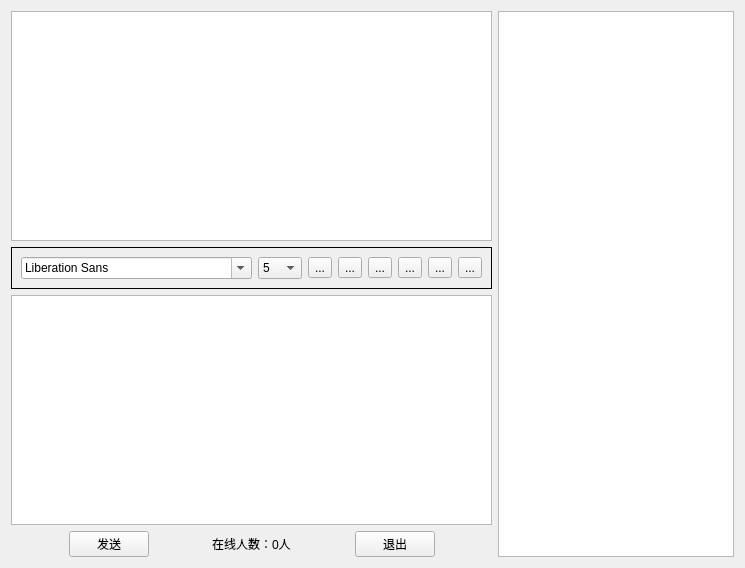
<?xml version="1.0" encoding="UTF-8"?>
<ui version="4.0">
 <class>Widget</class>
 <widget class="QWidget" name="Widget">
  <property name="geometry">
   <rect>
    <x>0</x>
    <y>0</y>
    <width>745</width>
    <height>568</height>
   </rect>
  </property>
  <property name="windowTitle">
   <string>Widget</string>
  </property>
  <layout class="QHBoxLayout" name="horizontalLayout_3">
   <item>
    <layout class="QVBoxLayout" name="verticalLayout">
     <item>
      <widget class="QTextBrowser" name="text_browser"/>
     </item>
     <item>
      <widget class="QFrame" name="">
       <property name="frameShape">
        <enum>QFrame::Box</enum>
       </property>
       <layout class="QHBoxLayout" name="horizontalLayout">
        <item>
         <widget class="QFontComboBox" name="font_combo_box"/>
        </item>
        <item>
         <widget class="QComboBox" name="combo_box_font_size">
          <item>
           <property name="text">
            <string>5</string>
           </property>
          </item>
          <item>
           <property name="text">
            <string>6</string>
           </property>
          </item>
          <item>
           <property name="text">
            <string>7</string>
           </property>
          </item>
          <item>
           <property name="text">
            <string>8</string>
           </property>
          </item>
          <item>
           <property name="text">
            <string>9</string>
           </property>
          </item>
          <item>
           <property name="text">
            <string>10</string>
           </property>
          </item>
          <item>
           <property name="text">
            <string>11</string>
           </property>
          </item>
          <item>
           <property name="text">
            <string>12</string>
           </property>
          </item>
         </widget>
        </item>
        <item>
         <widget class="QToolButton" name="button_bold">
          <property name="toolTip">
           <string>粗体</string>
          </property>
          <property name="text">
           <string>...</string>
          </property>
          <property name="icon">
           <iconset resource="images.qrc">
            <normaloff>:/images/editor-bold.png</normaloff>:/images/editor-bold.png</iconset>
          </property>
          <property name="checkable">
           <bool>true</bool>
          </property>
         </widget>
        </item>
        <item>
         <widget class="QToolButton" name="button_italic">
          <property name="toolTip">
           <string>倾斜</string>
          </property>
          <property name="text">
           <string>...</string>
          </property>
          <property name="icon">
           <iconset resource="images.qrc">
            <normaloff>:/images/editor-italic.png</normaloff>:/images/editor-italic.png</iconset>
          </property>
          <property name="checkable">
           <bool>true</bool>
          </property>
         </widget>
        </item>
        <item>
         <widget class="QToolButton" name="button_under_line">
          <property name="toolTip">
           <string>下划线</string>
          </property>
          <property name="text">
           <string>...</string>
          </property>
          <property name="icon">
           <iconset resource="images.qrc">
            <normaloff>:/images/editor-under-line.png</normaloff>:/images/editor-under-line.png</iconset>
          </property>
          <property name="checkable">
           <bool>true</bool>
          </property>
         </widget>
        </item>
        <item>
         <widget class="QToolButton" name="button_color">
          <property name="toolTip">
           <string>字体颜色</string>
          </property>
          <property name="text">
           <string>...</string>
          </property>
          <property name="icon">
           <iconset resource="images.qrc">
            <normaloff>:/images/color.png</normaloff>:/images/color.png</iconset>
          </property>
         </widget>
        </item>
        <item>
         <widget class="QToolButton" name="button_save">
          <property name="toolTip">
           <string>保存</string>
          </property>
          <property name="text">
           <string>...</string>
          </property>
          <property name="icon">
           <iconset resource="images.qrc">
            <normaloff>:/images/save.png</normaloff>:/images/save.png</iconset>
          </property>
         </widget>
        </item>
        <item>
         <widget class="QToolButton" name="button_clear">
          <property name="toolTip">
           <string>清空</string>
          </property>
          <property name="text">
           <string>...</string>
          </property>
          <property name="icon">
           <iconset resource="images.qrc">
            <normaloff>:/images/clear.png</normaloff>:/images/clear.png</iconset>
          </property>
         </widget>
        </item>
       </layout>
      </widget>
     </item>
     <item>
      <widget class="QTextEdit" name="textEdit"/>
     </item>
     <item>
      <layout class="QHBoxLayout" name="horizontalLayout_2">
       <item>
        <spacer name="horizontalSpacer">
         <property name="orientation">
          <enum>Qt::Horizontal</enum>
         </property>
         <property name="sizeHint" stdset="0">
          <size>
           <width>40</width>
           <height>20</height>
          </size>
         </property>
        </spacer>
       </item>
       <item>
        <widget class="QPushButton" name="button_send">
         <property name="text">
          <string>发送</string>
         </property>
        </widget>
       </item>
       <item>
        <spacer name="horizontalSpacer_4">
         <property name="orientation">
          <enum>Qt::Horizontal</enum>
         </property>
         <property name="sizeHint" stdset="0">
          <size>
           <width>40</width>
           <height>20</height>
          </size>
         </property>
        </spacer>
       </item>
       <item>
        <widget class="QLabel" name="label_online_user">
         <property name="text">
          <string>在线人数：0人</string>
         </property>
        </widget>
       </item>
       <item>
        <spacer name="horizontalSpacer_3">
         <property name="orientation">
          <enum>Qt::Horizontal</enum>
         </property>
         <property name="sizeHint" stdset="0">
          <size>
           <width>40</width>
           <height>20</height>
          </size>
         </property>
        </spacer>
       </item>
       <item>
        <widget class="QPushButton" name="button_exit">
         <property name="text">
          <string>退出</string>
         </property>
        </widget>
       </item>
       <item>
        <spacer name="horizontalSpacer_2">
         <property name="orientation">
          <enum>Qt::Horizontal</enum>
         </property>
         <property name="sizeHint" stdset="0">
          <size>
           <width>40</width>
           <height>20</height>
          </size>
         </property>
        </spacer>
       </item>
      </layout>
     </item>
    </layout>
   </item>
   <item>
    <widget class="QTableView" name="user"/>
   </item>
  </layout>
 </widget>
 <resources>
  <include location="images.qrc"/>
 </resources>
 <connections/>
</ui>
